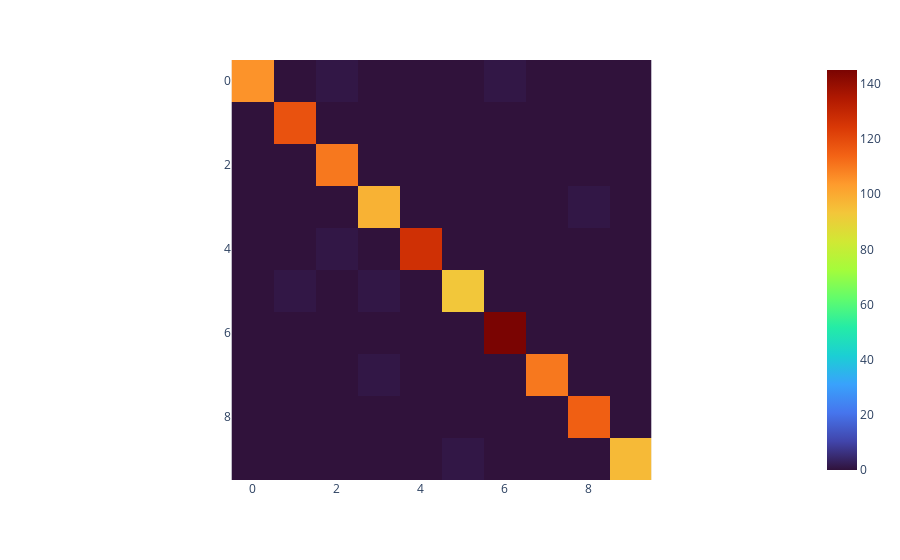

Notebook source saved alongside this figure:
### Markdown cell above
# Metrics

### Code cell
acc = accuracy_score(y_true=test_targets, y_pred=predictions)
accuracy = round(acc*100, 2)

print(f"The accuracy is {accuracy}%")

f1 = f1_score(y_true=test_targets, y_pred=predictions, average="macro")
f1 = round(f1*100, 2)

print(f"The F1-Score is {f1}%")

print(classification_report(y_true=test_targets, y_pred=predictions, digits=4))

conf_matrix = confusion_matrix(y_true=test_targets, y_pred=predictions)
px.imshow(conf_matrix, color_continuous_scale="turbo")

### Figure 1 — Plotly figure (JSON) as saved in the notebook; plotly's stock layout.template omitted (floating-point values rounded to 4 significant figures)
{"data": [{"coloraxis": "coloraxis", "hovertemplate": "x: %{x}<br>y: %{y}<br>color: %{z}<extra></extra>", "name": "0", "type": "heatmap", "xaxis": "x", "yaxis": "y", "z": [[105, 0, 1, 0, 0, 0, 1, 0, 0, 0], [0, 118, 0, 0, 0, 0, 0, 0, 0, 0], [0, 0, 110, 0, 0, 0, 0, 0, 0, 0], [0, 0, 0, 98, 0, 0, 0, 0, 1, 0], [0, 0, 1, 0, 127, 0, 0, 0, 0, 0], [0, 1, 0, 1, 0, 93, 0, 0, 0, 0], [0, 0, 0, 0, 0, 0, 145, 0, 0, 0], [0, 0, 0, 1, 0, 0, 0, 110, 0, 0], [0, 0, 0, 0, 0, 0, 0, 0, 115, 0], [0, 0, 0, 0, 0, 1, 0, 0, 0, 96]]}], "layout": {"coloraxis": {"colorscale": [[0, "#30123b"], [0.07143, "#4145ab"], [0.1429, "#4675ed"], [0.2143, "#39a2fc"], [0.2857, "#1bcfd4"], [0.3571, "#24eca6"], [0.4286, "#61fc6c"], [0.5, "#a4fc3b"], [0.5714, "#d1e834"], [0.6429, "#f3c63a"], [0.7143, "#fe9b2d"], [0.7857, "#f36315"], [0.8571, "#d93806"], [0.9286, "#b11901"], [1, "#7a0402"]]}, "margin": {"t": 60}, "xaxis": {"anchor": "y", "constrain": "domain", "domain": [0, 1], "scaleanchor": "y"}, "yaxis": {"anchor": "x", "autorange": "reversed", "constrain": "domain", "domain": [0, 1]}}}
